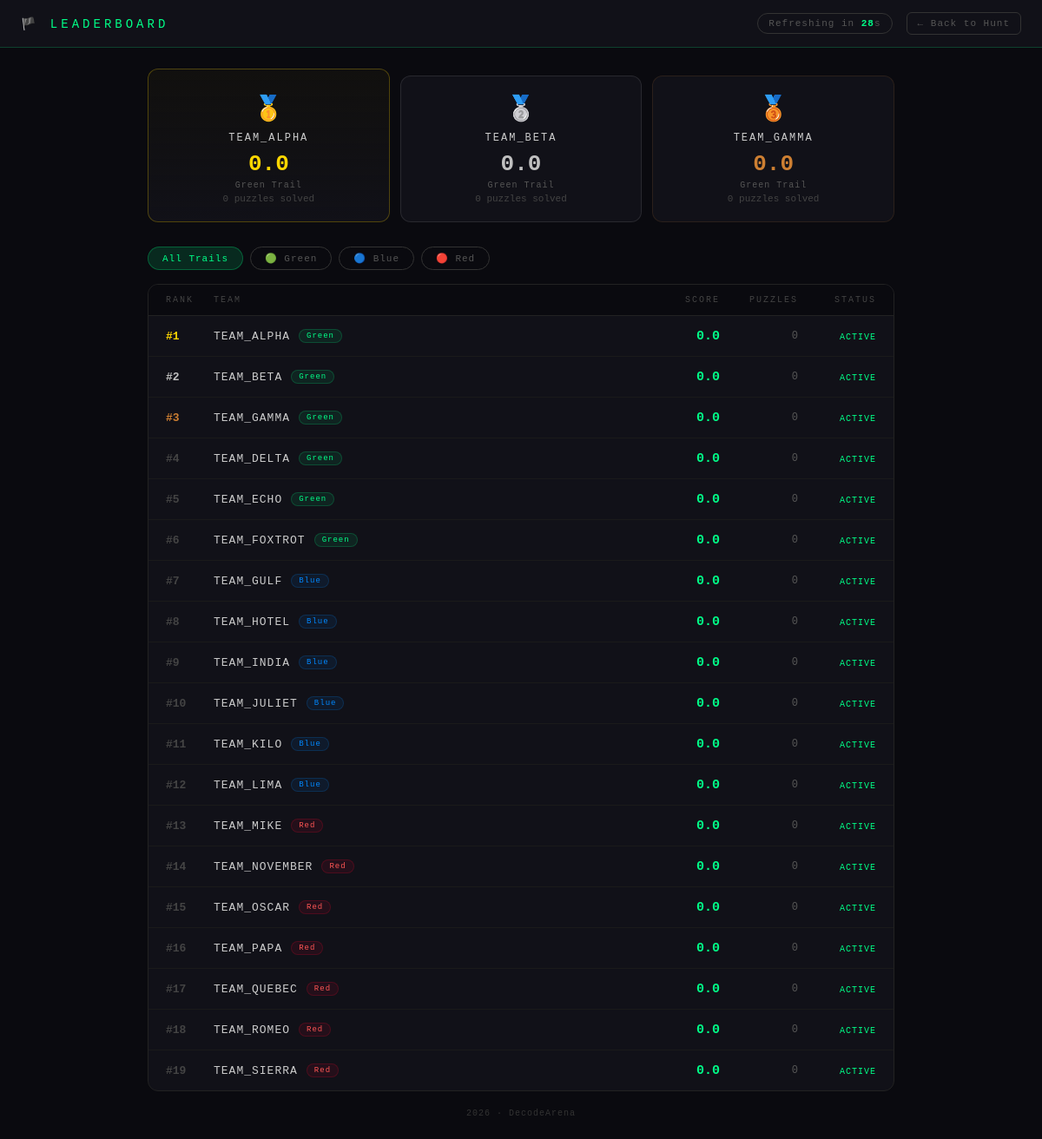
The app's page /leaderboard with its own data.
### tables this page shows
CREATE TABLE teams (
        id INTEGER PRIMARY KEY AUTOINCREMENT,
        team_name TEXT UNIQUE NOT NULL,
        password TEXT NOT NULL,
        trail TEXT NOT NULL,
        score REAL DEFAULT 0,
        puzzles_solved INTEGER DEFAULT 0,
        current_stage INTEGER DEFAULT 1,
        disqualified INTEGER DEFAULT 0
    );

### app.py (the view)
@app.route('/leaderboard')
def leaderboard():
    conn = get_db()
    c    = conn.cursor()
    c.execute('''SELECT team_name, trail, score, puzzles_solved
                 FROM teams
                 WHERE disqualified=0
                 ORDER BY score DESC, puzzles_solved DESC''')
    teams = c.fetchall()
    conn.close()
    remaining, status = get_time_remaining()
    return render_template('leaderboard.html',
                           teams=teams,
                           session=session,
                           time_remaining=remaining,
                           event_status=status)

### app.py (called while the page is built, shortened)
def get_event():
    conn = get_db()
    c = conn.cursor()
    c.execute('SELECT * FROM event_control WHERE id=1')
    event = c.fetchone()
    conn.close()
    return event

def get_time_remaining():
    event = get_event()
    if not event or event['status'] == 'waiting':
        return event['duration_seconds'], 'waiting'
    if event['status'] == 'ended':
        return 0, 'ended'

### database.py (called while the page is built)
def get_db():
    conn = sqlite3.connect('hunt.db')
    conn.row_factory = sqlite3.Row
    return conn

### templates/leaderboard.html (shortened to what this page needs)
<!DOCTYPE html>
<html lang="en">
<head>
</head>
<body>
<div class="navbar">
  <span class="nav-title">🏴 Leaderboard</span>
  <div class="nav-right">
    <div class="countdown-pill">
      Refreshing in <span id="countdown">30</span>s
    </div>
    <a href="/dashboard" class="back-btn">← Back to Hunt</a>
  </div>
</div>
<div class="main">
  {% if teams %}
  <div class="podium">
    {% for team in teams[:3] %}
    <div class="podium-card rank-{{ loop.index }}">
      <span class="medal">
        {{ '🥇' if loop.index == 1 else '🥈' if loop.index == 2 else '🥉' }}
      </span>
      <div class="podium-name">{{ team['team_name'] }}</div>
      <div class="podium-score">{{ "%.1f"|format(team['score']) }}</div>
      <div class="podium-trail">{{ team['trail'] }} Trail</div>
      <div class="podium-puzzles">{{ team['puzzles_solved'] }} puzzles solved</div>
    </div>
    {% endfor %}
  </div>
  <div class="filter-row">
    <button class="filter-btn active" id="filter-All"
            onclick="filterTrail('All')">All Trails</button>
    <button class="filter-btn" id="filter-Green"
            onclick="filterTrail('Green')">🟢 Green</button>
    <button class="filter-btn" id="filter-Blue"
            onclick="filterTrail('Blue')">🔵 Blue</button>
    <button class="filter-btn" id="filter-Red"
            onclick="filterTrail('Red')">🔴 Red</button>
  </div>
  <div class="table-card">
    <div class="table-header">
      <span>Rank</span>
      <span>Team</span>
      <span style="text-align:right">Score</span>
      <span style="text-align:right">Puzzles</span>
      <span style="text-align:right">Status</span>
    </div>
    {% for team in teams %}
    <div class="table-row
         {{ 'my-team' if team['team_name'] == session.get('team_name','') }}"
         data-trail="{{ team['trail'] }}">
      <span class="rank-cell
            {{ 'gold' if loop.index == 1 else
               'silver' if loop.index == 2 else
               'bronze' if loop.index == 3 else '' }}">
        #{{ loop.index }}
      </span>
      <div class="name-cell">
        <span class="team-name-text">{{ team['team_name'] }}</span>
        <span class="trail-pill pill-{{ team['trail'] }}">
          {{ team['trail'] }}
        </span>
      </div>
      <span class="score-cell">{{ "%.1f"|format(team['score']) }}</span>
      <span class="puzzles-cell">{{ team['puzzles_solved'] }}</span>
      <span class="status-cell">
        {% if team['puzzles_solved'] >= 11 %}
        <span class="status-done">COMPLETE</span>
        {% else %}
        <span class="status-active">ACTIVE</span>
        {% endif %}
      </span>
    </div>
    {% endfor %}
  </div>
  {% endif %}
  <div class="footer">
    2026 · DecodeArena
  </div>
</div>
</body>
</html>

### templates/leaderboard.html (style rules this page uses)
* { box-sizing: border-box; margin: 0; padding: 0; }
body { font-family: 'Courier New', monospace; background: #0a0a0f; color: #cccccc; min-height: 100vh; }
.navbar { background: #111118; border-bottom: 0.5px solid #00ff8833; padding: 14px 24px; display: flex; justify-content: space-between; align-items: center; position: sticky; top: 0; z-index: 100; }
.nav-title { font-size: 14px; color: #00ff88; letter-spacing: 4px; text-transform: uppercase; }
.nav-right { display: flex; align-items: center; gap: 16px; }
.countdown-pill { font-size: 11px; color: #555; letter-spacing: 1px; border: 0.5px solid #333; padding: 5px 12px; border-radius: 20px; }
.countdown-pill span { color: #00ff88; font-weight: bold; }
.back-btn { font-size: 11px; color: #555; text-decoration: none; letter-spacing: 1px; border: 0.5px solid #333; padding: 6px 12px; border-radius: 6px; transition: all 0.2s; }
.main { max-width: 900px; margin: 0 auto; padding: 24px 20px; }
.podium { display: grid; grid-template-columns: 1fr 1fr 1fr; gap: 12px; margin-bottom: 28px; align-items: end; }
.podium-card { background: #111118; border: 0.5px solid #222; border-radius: 12px; padding: 20px 16px; text-align: center; position: relative; transition: transform 0.2s; }
.podium-card.rank-1 { border-color: #ffd70044; background: linear-gradient(180deg, #ffd70008 0%, #111118 100%); padding-top: 28px; }
.podium-card.rank-2 { border-color: #c0c0c022; }
.podium-card.rank-3 { border-color: #cd7f3222; }
.medal { font-size: 28px; margin-bottom: 10px; display: block; }
.podium-name { font-size: 12px; color: #cccccc; letter-spacing: 2px; text-transform: uppercase; margin-bottom: 8px; word-break: break-all; }
.podium-score { font-size: 26px; font-weight: bold; margin-bottom: 4px; }
.rank-1 .podium-score { color: #ffd700; }
.rank-2 .podium-score { color: #c0c0c0; }
.rank-3 .podium-score { color: #cd7f32; }
.podium-trail { font-size: 10px; color: #555; letter-spacing: 1px; margin-bottom: 4px; }
.podium-puzzles { font-size: 11px; color: #444; }
.filter-row { display: flex; gap: 8px; margin-bottom: 16px; }
.filter-btn { padding: 6px 16px; border-radius: 20px; font-size: 11px; font-family: 'Courier New', monospace; letter-spacing: 1px; cursor: pointer; border: 0.5px solid #333; background: transparent; color: #555; transition: all 0.15s; }
.filter-btn.active { background: #00ff8822; color: #00ff88; border-color: #00ff8844; }
.table-card { background: #111118; border: 0.5px solid #222; border-radius: 12px; overflow: hidden; }
.table-header { display: grid; grid-template-columns: 55px 1fr 90px 90px 90px; padding: 12px 20px; background: #0a0a0f; border-bottom: 0.5px solid #222; font-size: 10px; color: #444; letter-spacing: 2px; text-transform: uppercase; }
.table-row { display: grid; grid-template-columns: 55px 1fr 90px 90px 90px; padding: 14px 20px; border-bottom: 0.5px solid #1a1a1a; align-items: center; transition: background 0.15s; cursor: default; }
.table-row:last-child { border-bottom: none; }
.rank-cell { font-size: 13px; font-weight: bold; color: #444; }
.rank-cell.gold { color: #ffd700; }
.rank-cell.silver { color: #c0c0c0; }
.rank-cell.bronze { color: #cd7f32; }
.name-cell { display: flex; align-items: center; gap: 10px; }
.team-name-text { font-size: 13px; color: #cccccc; letter-spacing: 1px; text-transform: uppercase; }
.trail-pill { font-size: 9px; padding: 2px 8px; border-radius: 20px; letter-spacing: 1px; }
.pill-Green { background: #00ff8815; color: #00ff88; border: 0.5px solid #00ff8830; }
.pill-Blue { background: #0088ff15; color: #0088ff; border: 0.5px solid #0088ff30; }
.pill-Red { background: #ff003315; color: #ff5555; border: 0.5px solid #ff003330; }
.score-cell { font-size: 15px; font-weight: bold; color: #00ff88; text-align: right; }
.puzzles-cell { font-size: 12px; color: #555; text-align: right; }
.status-cell { text-align: right; }
.status-active { font-size: 10px; color: #00ff88; letter-spacing: 1px; }
.footer { text-align: center; margin-top: 20px; font-size: 10px; color: #333; letter-spacing: 1px; }
.table-row { animation: fadeIn 0.3s ease forwards; }

### records on screen
teams: index "🥇", team_name "TEAM_ALPHA", score "0.0", trail "Green", puzzles_solved "0", shows "ACTIVE"
teams: index "🥈", team_name "TEAM_BETA", score "0.0", trail "Green", puzzles_solved "0", shows "ACTIVE"
teams: index "🥉", team_name "TEAM_GAMMA", score "0.0", trail "Green", puzzles_solved "0", shows "ACTIVE"
teams: team_name "TEAM_DELTA", trail "Green", score "0.0", puzzles_solved "0", shows "ACTIVE"
teams: team_name "TEAM_ECHO", trail "Green", score "0.0", puzzles_solved "0", shows "ACTIVE"
teams: team_name "TEAM_FOXTROT", trail "Green", score "0.0", puzzles_solved "0", shows "ACTIVE"
teams: team_name "TEAM_GULF", trail "Blue", score "0.0", puzzles_solved "0", shows "ACTIVE"
teams: team_name "TEAM_HOTEL", trail "Blue", score "0.0", puzzles_solved "0", shows "ACTIVE"
teams: team_name "TEAM_INDIA", trail "Blue", score "0.0", puzzles_solved "0", shows "ACTIVE"
teams: team_name "TEAM_JULIET", trail "Blue", score "0.0", puzzles_solved "0", shows "ACTIVE"
teams: team_name "TEAM_KILO", trail "Blue", score "0.0", puzzles_solved "0", shows "ACTIVE"
teams: team_name "TEAM_LIMA", trail "Blue", score "0.0", puzzles_solved "0", shows "ACTIVE"
teams: team_name "TEAM_MIKE", trail "Red", score "0.0", puzzles_solved "0", shows "ACTIVE"
teams: team_name "TEAM_NOVEMBER", trail "Red", score "0.0", puzzles_solved "0", shows "ACTIVE"
teams: team_name "TEAM_OSCAR", trail "Red", score "0.0", puzzles_solved "0", shows "ACTIVE"
teams: team_name "TEAM_PAPA", trail "Red", score "0.0", puzzles_solved "0", shows "ACTIVE"
teams: team_name "TEAM_QUEBEC", trail "Red", score "0.0", puzzles_solved "0", shows "ACTIVE"
teams: team_name "TEAM_ROMEO", trail "Red", score "0.0", puzzles_solved "0", shows "ACTIVE"
teams: team_name "TEAM_SIERRA", trail "Red", score "0.0", puzzles_solved "0", shows "ACTIVE"
